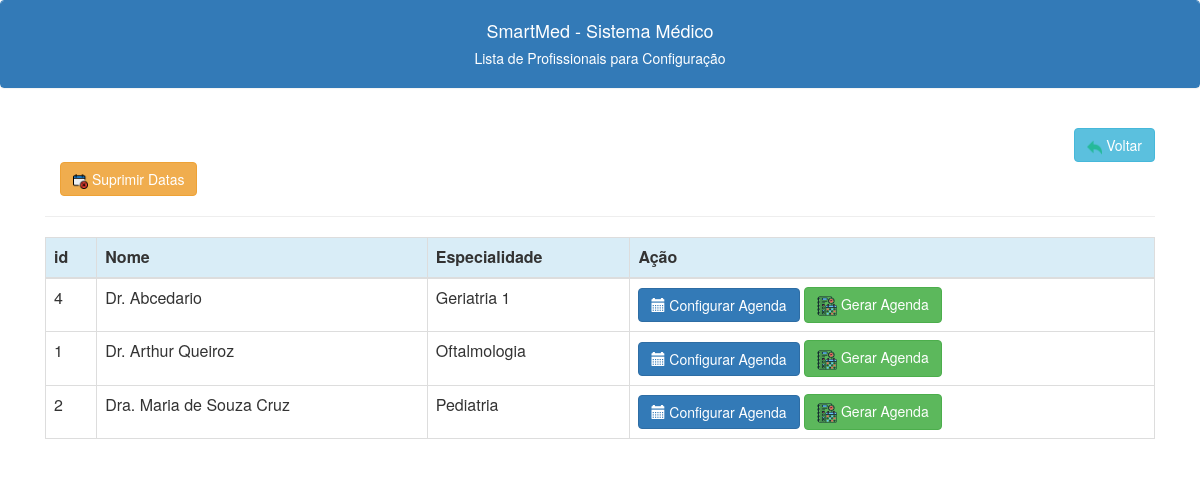
Screenshot of /config_agenda.php with the database file from the repository.
### tables this page shows
CREATE TABLE IF NOT EXISTS `profissionais` (
  `id` int NOT NULL AUTO_INCREMENT,
  `id_especialidade` int NOT NULL,
  `nome` varchar(150) NOT NULL,
  `endereco` varchar(150) DEFAULT NULL,
  `bairro` varchar(150) DEFAULT NULL,
  `cidade` varchar(150) DEFAULT NULL,
  `cep` varchar(11) DEFAULT NULL,
  `uf` char(2) DEFAULT NULL,
  `fone1` varchar(20) NOT NULL,
  `fone2` varchar(20) DEFAULT NULL,
  `email` varchar(200) DEFAULT NULL,
  `url` varchar(200) DEFAULT NULL,
  `identidade` varchar(20) DEFAULT NULL,
  `cpf` varchar(11) NOT NULL,
  `datanasc` date DEFAULT NULL,
  `sexo` char(1) DEFAULT NULL,
  `gera_agenda` char(1) NOT NULL,
  `observacao` blob,
  `crm` varchar(13) DEFAULT NULL,
  PRIMARY KEY (`id`),
  KEY `FK_profissionais_especialidades` (`id_especialidade`),
  CONSTRAINT `FK_profissionais_especialidades` FOREIGN KEY (`id_especialidade`) REFERENCES `especialidades` (`id`)
);

CREATE TABLE IF NOT EXISTS `especialidades` (
  `id` int NOT NULL AUTO_INCREMENT,
  `descricao` varchar(150) NOT NULL,
  PRIMARY KEY (`id`)
);

### config_agenda.php (the view, shortened to what this page needs)
<?php
include("conexao.php");
include("links.php");
?>
<!doctype html>
<html lang="en">
<head>
</head>
<body>
    <div class="panel panel-primary class">
        <div class="panel-heading text-center">
            <h4>SmartMed - Sistema Médico</h4>
            <h5>Lista de Profissionais para Configuração<h5>
        </div>
    </div>
    <br>
    <div class="container -my5">
        <div class="container">
            <div class="col-lg-12" style="text-align: right;">
                <a class='btn btn-info' title="Voltar ao menu" href='/smedweb/menu.php'> <img src="\smedweb\images\voltar.png" alt="" width="15" height="15"> Voltar</a>
            </div>
            <a class='btn btn-warning' title="Suprimir datas para não serem geradas" href='datas_suprimidas_lista.php'> <img src="\smedweb\images\removerdata.png" alt="" width="15" height="15"> Suprimir Datas</a>
        </div>
        <hr>
        <table class="table display table-bordered tabprofissionais">
            <thead class="thead">
                <tr class="info">
                    <th scope="col">id</th>
                    <th scope="col">Nome</th>
                    <th scope="col">Especialidade</th>
                    <th scope="col">Ação</th>
                </tr>
            </thead>
            <tbody>
                <?php
                $c_sql = "SELECT profissionais.id, profissionais.nome, profissionais.fone1, profissionais.fone2,
                especialidades.descricao  AS especialidade" .
                    " FROM profissionais JOIN especialidades ON profissionais.id_especialidade=especialidades.id
                where profissionais.gera_agenda='S'
                 order by profissionais.nome";
                $result = $conection->query($c_sql);
                while ($c_linha = $result->fetch_assoc()) {
                    echo "
                    <tr>
                    <td>$c_linha[id]</td>
                    <td>$c_linha[nome]</td>
                    <td>$c_linha[especialidade]</td>
                    <td>
                    <a class='btn btn-primary' title='Configuração da agenda do profissional' href='/smedweb/config_agenda_criacao.php?id=$c_linha[id]'>
                    <span class='glyphicon glyphicon-calendar'></span> Configurar Agenda</a>
                    <a class='btn btn-success' title='Gerar Agenda do Profissional' href='/smedweb/criacao_agenda.php?id=$c_linha[id]'>
                    <img src='\smedweb\images\gerar_agenda2.png' alt='' width='20' height='20'> Gerar Agenda</a>
                    </td>
                    </td>
                    </tr>
                    ";
                }
                ?>
            </tbody>
        </table>
    </div>
</body>
</html>

### rows the page displays
profissionais: id "4", nome "Dr. Abcedario", id_especialidade.descricao "Geriatria 1"
profissionais: id "1", nome "Dr. Arthur Queiroz", id_especialidade.descricao "Oftalmologia"
profissionais: id "2", nome "Dra. Maria de Souza Cruz", id_especialidade.descricao "Pediatria"
